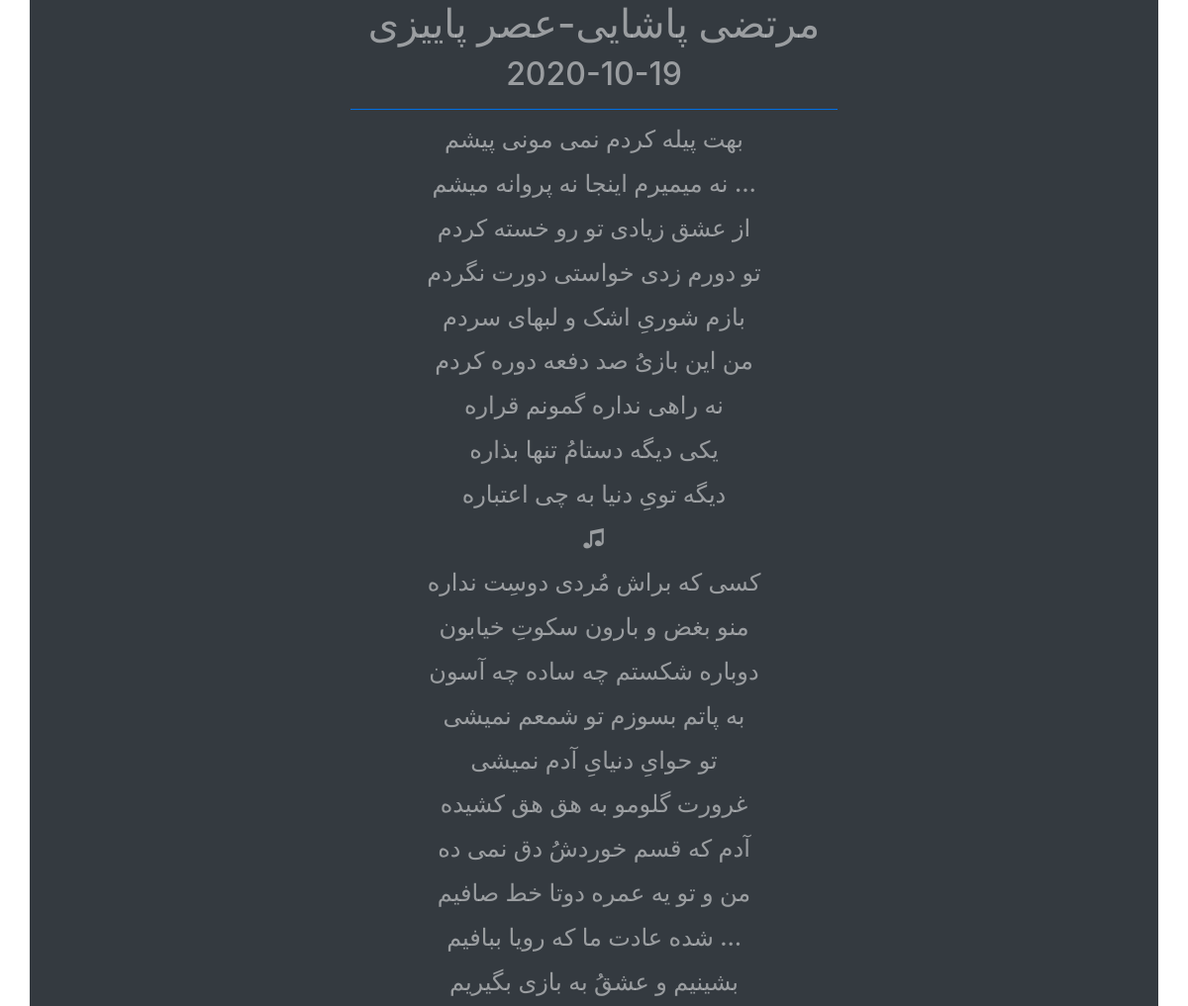
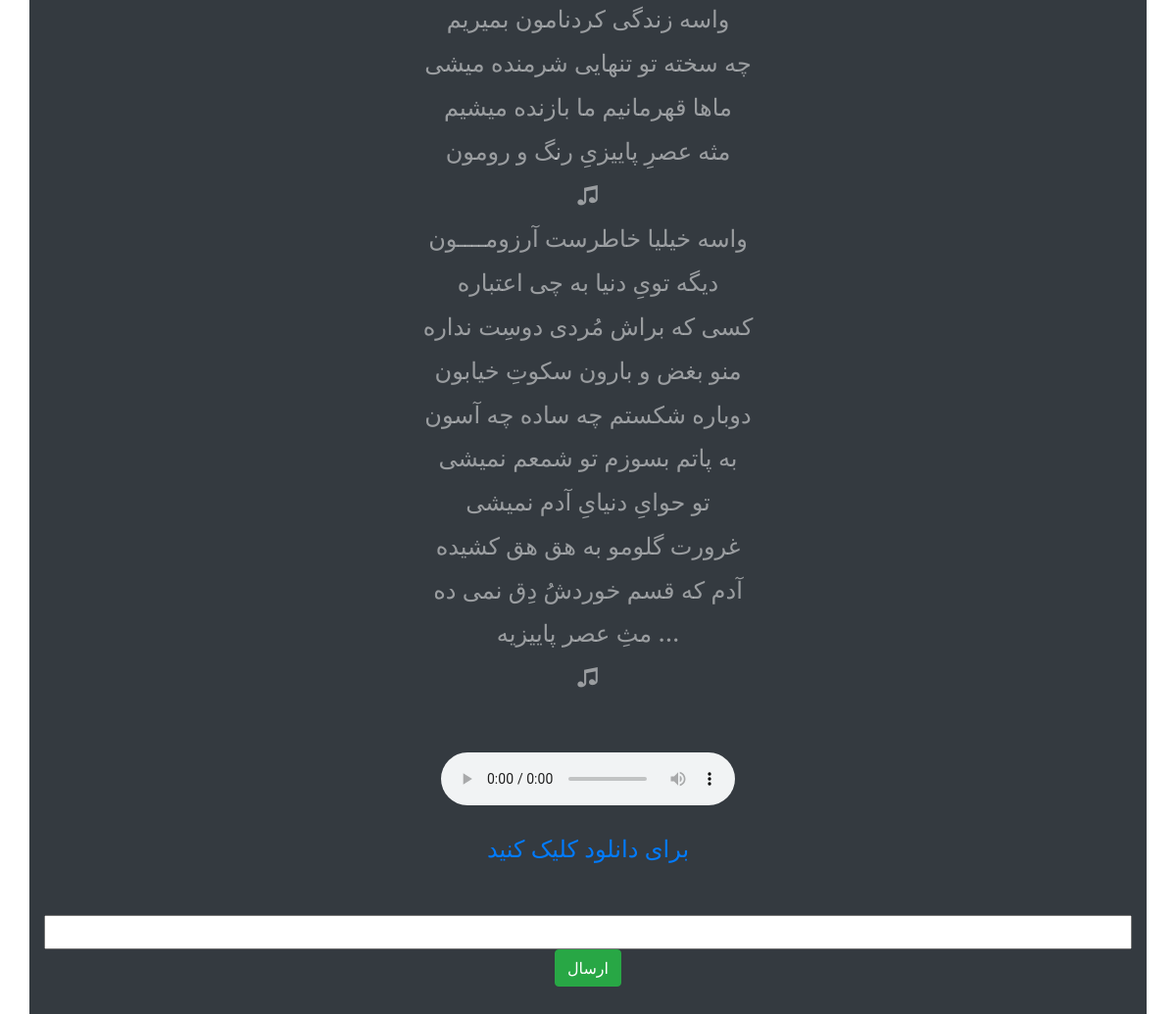
The page /edame/2/ on the database its author committed (2 pictures, top to bottom).
### ahang/models.py (models this page shows, shortened)
class Ahang(models.Model):
    author = models.CharField(max_length=200)
    description = RichTextUploadingField()
    ahang_esm = models.CharField(max_length=500, default=None)
    ahang_file = models.FileField(upload_to='Musics/', null=False, blank=False)
    publishDate = models.DateField(auto_now_add=True)
    updateDate = models.DateField(auto_now=True)
    class Meta:
        verbose_name = 'Music'
        verbose_name_plural = "Music's"

### ahang/views.py (the view)
# urls.py: url(r'^edame/(?P<id>[0-9]{1,1000})*/$', views.ahang_detail, name='detail'),
def ahang_detail(request,id=None):
    ahang = get_object_or_404(Ahang,id=id)
    esme_ahang = f"{ahang.author}\t-\t{ahang.ahang_esm}"
    if request.method == "POST":
        nazar = request.POST.get("cm")
        CommentDb(comment=nazar).save()
    context = {
         "ahang":ahang,
         "title":esme_ahang
    }
    return render(request,'main/ahang_detail.html',context)

### templates/main/ahang_detail.html (shortened to what this page needs)
{% extends 'main/index.html' %} {% block title %} {{title}} {% endblock %} {% block content %}
<div class="container-lg bg-dark text-white-50">
    <center>
        <h1>{{ahang.author}}-{{ahang.ahang_esm}}</h1>
        <h2>{{ahang.updateDate|linebreaks}}</h2>
        <hr class="badge-primary col-sm-5">
        <h4>{{ahang.description|safe}}
            <br/>
            <div class="containter-fluid">
                <audio controls="controls">
        <source src="{{ahang.ahang_file.url}}">
    </audio>
                <a href={{ahang.ahang_file.url}} target="_blank" class="nav-link active">
        برای دانلود کلیک کنید
    </a>
            </div>
            <br>
            <form method="post">
                <input type="text" name="cm" id="cm" class="form-control-range" aria-label="نظر شما "></textarea>
                <button type="submit" class="btn btn-success">
                    ارسال
                </button>
            </form>
            <br />
    </center>
</div>
{% endblock %}

### rows shown on the page
Ahang: author "مرتضی پاشایی", ahang_esm "عصر پاییزی", updateDate "2020-10-19", description "بهت پیله کردم نمی مونی پیشم نه میمیرم اینجا نه پروانه میشم … از عشق زیادی تو رو خسته کردم تو دورم زدی خواستی دورت نگردم بازم شوریِ اشک و لبهای سردم من این بازیُ صد دفعه دوره کردم نه راهی نداره گمونم قراره یکی دیگه دستامُ تنها بذاره دیگه تویِ دنیا به چی اعتباره ♫ کسی که براش مُردی دوسِت نداره منو بغض و بارون سکوتِ خیابون دوباره شکستم چه ساده چه آسون به پاتم بسوزم تو شمعم نمیشی تو حوایِ دنیایِ آدم نمیشی غرورت گلومو به هق هق کشیده آدم که قسم خوردشُ دق نمی ده من و تو یه عمره دوتا خط صافیم شده عادت ما که رویا ببافیم … بشینیم و عشقُ به بازی بگیریم واسه زندگی کردنامون بمیریم چه سخته تو تنهایی شرمنده میشی ماها قهرمانیم ما بازنده میشیم مثه عصرِ پاییزیِ رنگ و رومون ♫ واسه خیلیا خاطرست آرزومــــون…"
